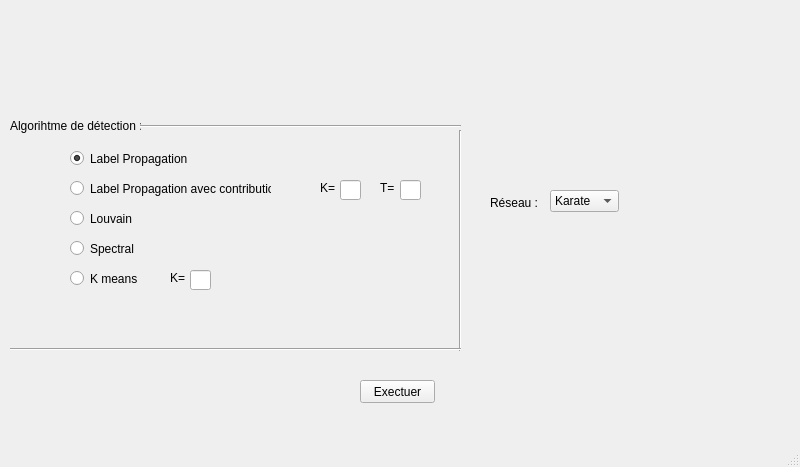
<?xml version="1.0" encoding="UTF-8"?>
<ui version="4.0">
 <class>MainWindow</class>
 <widget class="QMainWindow" name="MainWindow">
  <property name="geometry">
   <rect>
    <x>0</x>
    <y>0</y>
    <width>800</width>
    <height>467</height>
   </rect>
  </property>
  <property name="windowTitle">
   <string>MainWindow</string>
  </property>
  <widget class="QWidget" name="centralwidget">
   <widget class="QLabel" name="label">
    <property name="geometry">
     <rect>
      <x>10</x>
      <y>110</y>
      <width>131</width>
      <height>31</height>
     </rect>
    </property>
    <property name="sizePolicy">
     <sizepolicy hsizetype="Fixed" vsizetype="Preferred">
      <horstretch>0</horstretch>
      <verstretch>0</verstretch>
     </sizepolicy>
    </property>
    <property name="text">
     <string>Algorihtme de détection :</string>
    </property>
   </widget>
   <widget class="QRadioButton" name="LabelPropagation">
    <property name="geometry">
     <rect>
      <x>70</x>
      <y>150</y>
      <width>121</width>
      <height>17</height>
     </rect>
    </property>
    <property name="text">
     <string>Label Propagation</string>
    </property>
    <property name="checked">
     <bool>true</bool>
    </property>
    <attribute name="buttonGroup">
     <string notr="true">buttonGroup</string>
    </attribute>
   </widget>
   <widget class="QRadioButton" name="LabelPropagationC">
    <property name="geometry">
     <rect>
      <x>70</x>
      <y>180</y>
      <width>201</width>
      <height>17</height>
     </rect>
    </property>
    <property name="text">
     <string>Label Propagation avec contribution</string>
    </property>
    <attribute name="buttonGroup">
     <string notr="true">buttonGroup</string>
    </attribute>
   </widget>
   <widget class="QRadioButton" name="radioButton_3">
    <property name="geometry">
     <rect>
      <x>70</x>
      <y>210</y>
      <width>82</width>
      <height>17</height>
     </rect>
    </property>
    <property name="text">
     <string>Louvain</string>
    </property>
    <attribute name="buttonGroup">
     <string notr="true">buttonGroup</string>
    </attribute>
   </widget>
   <widget class="QRadioButton" name="radioButton_4">
    <property name="geometry">
     <rect>
      <x>70</x>
      <y>240</y>
      <width>82</width>
      <height>17</height>
     </rect>
    </property>
    <property name="text">
     <string>Spectral</string>
    </property>
    <attribute name="buttonGroup">
     <string notr="true">buttonGroup</string>
    </attribute>
   </widget>
   <widget class="QRadioButton" name="radioButton_5">
    <property name="geometry">
     <rect>
      <x>70</x>
      <y>270</y>
      <width>82</width>
      <height>17</height>
     </rect>
    </property>
    <property name="text">
     <string>K means</string>
    </property>
    <attribute name="buttonGroup">
     <string notr="true">buttonGroup</string>
    </attribute>
   </widget>
   <widget class="QLabel" name="label_2">
    <property name="geometry">
     <rect>
      <x>320</x>
      <y>180</y>
      <width>21</width>
      <height>16</height>
     </rect>
    </property>
    <property name="text">
     <string>K=</string>
    </property>
   </widget>
   <widget class="QLineEdit" name="KLabel">
    <property name="geometry">
     <rect>
      <x>340</x>
      <y>180</y>
      <width>21</width>
      <height>20</height>
     </rect>
    </property>
    <property name="text">
     <string/>
    </property>
   </widget>
   <widget class="QLineEdit" name="Kmeans">
    <property name="geometry">
     <rect>
      <x>190</x>
      <y>270</y>
      <width>21</width>
      <height>20</height>
     </rect>
    </property>
    <property name="text">
     <string/>
    </property>
   </widget>
   <widget class="QLabel" name="label_3">
    <property name="geometry">
     <rect>
      <x>170</x>
      <y>270</y>
      <width>21</width>
      <height>16</height>
     </rect>
    </property>
    <property name="text">
     <string>K=</string>
    </property>
   </widget>
   <widget class="QLineEdit" name="TLabel">
    <property name="geometry">
     <rect>
      <x>400</x>
      <y>180</y>
      <width>21</width>
      <height>20</height>
     </rect>
    </property>
    <property name="text">
     <string/>
    </property>
   </widget>
   <widget class="QLabel" name="label_4">
    <property name="geometry">
     <rect>
      <x>380</x>
      <y>180</y>
      <width>21</width>
      <height>16</height>
     </rect>
    </property>
    <property name="text">
     <string>T=</string>
    </property>
   </widget>
   <widget class="Line" name="line">
    <property name="geometry">
     <rect>
      <x>450</x>
      <y>130</y>
      <width>21</width>
      <height>221</height>
     </rect>
    </property>
    <property name="orientation">
     <enum>Qt::Vertical</enum>
    </property>
   </widget>
   <widget class="Line" name="line_2">
    <property name="geometry">
     <rect>
      <x>140</x>
      <y>116</y>
      <width>321</width>
      <height>20</height>
     </rect>
    </property>
    <property name="orientation">
     <enum>Qt::Horizontal</enum>
    </property>
   </widget>
   <widget class="Line" name="line_3">
    <property name="geometry">
     <rect>
      <x>10</x>
      <y>329</y>
      <width>451</width>
      <height>41</height>
     </rect>
    </property>
    <property name="orientation">
     <enum>Qt::Horizontal</enum>
    </property>
   </widget>
   <widget class="QLabel" name="label_5">
    <property name="geometry">
     <rect>
      <x>490</x>
      <y>192</y>
      <width>47</width>
      <height>21</height>
     </rect>
    </property>
    <property name="text">
     <string>Réseau :</string>
    </property>
   </widget>
   <widget class="QComboBox" name="comboBox">
    <property name="geometry">
     <rect>
      <x>550</x>
      <y>190</y>
      <width>69</width>
      <height>22</height>
     </rect>
    </property>
    <item>
     <property name="text">
      <string>Karate</string>
     </property>
    </item>
    <item>
     <property name="text">
      <string>Autre</string>
     </property>
    </item>
   </widget>
   <widget class="QPushButton" name="Validate">
    <property name="geometry">
     <rect>
      <x>360</x>
      <y>380</y>
      <width>75</width>
      <height>23</height>
     </rect>
    </property>
    <property name="text">
     <string>Exectuer</string>
    </property>
   </widget>
  </widget>
  <widget class="QMenuBar" name="menubar">
   <property name="geometry">
    <rect>
     <x>0</x>
     <y>0</y>
     <width>800</width>
     <height>21</height>
    </rect>
   </property>
  </widget>
  <widget class="QStatusBar" name="statusbar"/>
 </widget>
 <resources/>
 <connections/>
 <buttongroups>
  <buttongroup name="buttonGroup"/>
 </buttongroups>
</ui>
